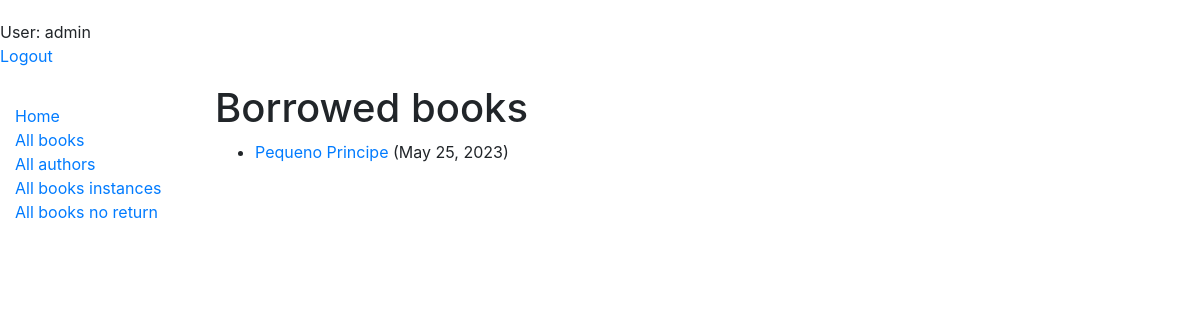
Page /catalog/allbooksreserved/ (signed in) on the earlier database version.
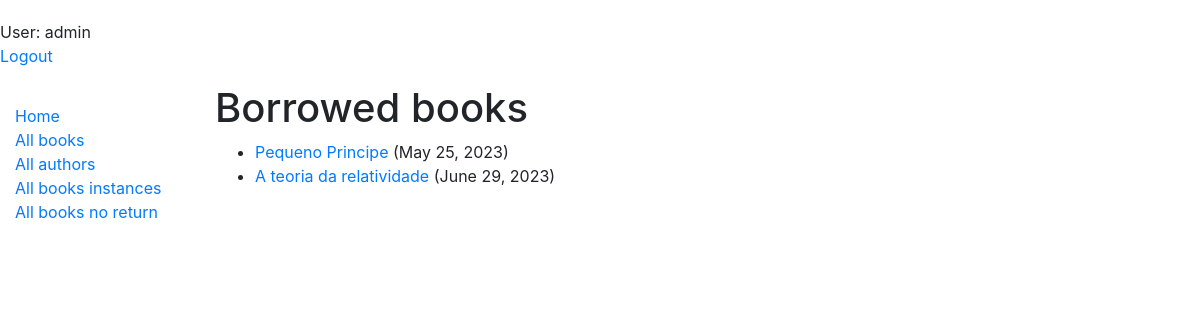
Same page on the later database version.
### catalog/models.py (models this page shows, shortened)
class BookUnstance(models.Model):
    id = models.UUIDField(primary_key=True, default=uuid.uuid4, help_text='id unico para um livro particular')
    book = models.ForeignKey('Book', on_delete=models.SET_NULL, null=True)
    imprint = models.CharField(max_length=200)
    due_back = models.DateField(null=True, blank=True)
    borrower = models.ForeignKey(User, on_delete=models.SET_NULL, null=True, blank=True)
    LOAN_STATUS = (
        ('m', 'Maintenance'),
        ('o', 'On loan'),
        ('a', 'Available'),
        ('r', 'Reserved'),
    )
    status = models.CharField(max_length=1, choices=LOAN_STATUS, blank=True, default='m', help_text='Book availability')
    class Meta:
        ordering = ['due_back']
        permissions = (("can_mark_returned", "set book as returned"),)

class Book (models.Model):
    title = models.CharField(max_length=200)
    author = models.ForeignKey('Author', on_delete=models.SET_NULL, null=True)
    summary = models.TextField(max_length=1000, help_text='entre com uma descrição do livro')
    isbn = models.CharField('ISBN', max_length=13, help_text='13 Character <a href="https://www.isbn-international.org/content/what-isbn">ISBN number</a>')
    genre = models.ManyToManyField(Genre, help_text='selecione o genero do livro')
    language = models.ForeignKey('Language',on_delete=models.SET_NULL, null=True)

### catalog/views.py (the view)
# urls.py: path("allbooksreserved/", views.ListBookNoReturn.as_view(), name="booksnoreturn"),
class ListBookNoReturn(PermissionRequiredMixin,LoginRequiredMixin,generic.ListView):
  permission_required = "can_mark_returned"
  model = BookUnstance
  template_name = "catalog/booksnoreturn.html"
  paginate_by = 10
  def get_queryset(self):
      return (
        BookUnstance.objects.filter(status__exact='r')
      )

### templates/catalog/booksnoreturn.html
{% extends "../base.html" %}
{% block content %}
    <h1>Borrowed books</h1>
    {% if bookunstance_list %}
    <ul>
      {% for bookinst in bookunstance_list %}
      <li>
        <a href="{% url 'catalog:book_detail' bookinst.book.pk %}">{{ bookinst.book.title }}</a> ({{ bookinst.due_back }})
      </li>
      {% endfor %}
    </ul>
    {% else %}
      <p>There are no books borrowed.</p>
    {% endif %}
{% endblock %}

Differences in the rows shown:
added BookUnstance: book "A teoria da relatividade", due_back "June 29, 2023"
